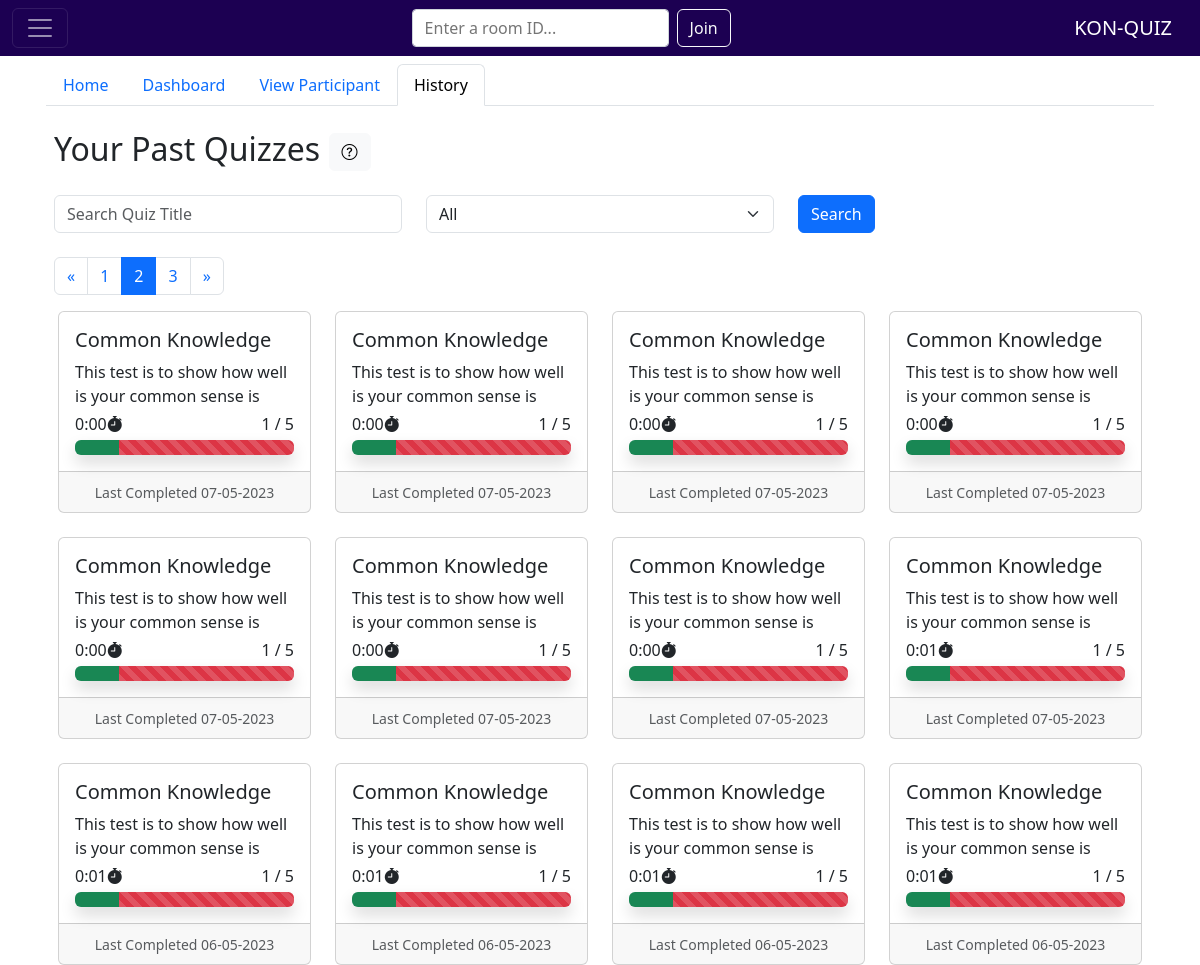
/user/view_history.php?page=2 (signed in), run on the app's committed database.
### tables this page shows
CREATE TABLE IF NOT EXISTS `session` (
  `User_ID` int NOT NULL,
  `qz_ID` int NOT NULL,
  `Total_question` int NOT NULL,
  `Correct_question` int NOT NULL,
  `Time_used` varchar(50) NOT NULL,
  `Session_ID` int NOT NULL AUTO_INCREMENT,
  `Date` varchar(50) NOT NULL,
  PRIMARY KEY (`Session_ID`)
);

CREATE TABLE IF NOT EXISTS `quiz` (
  `qz_ID` int NOT NULL AUTO_INCREMENT,
  `Title` varchar(150) NOT NULL,
  `Description` text NOT NULL,
  `User_ID` int NOT NULL,
  `Room_ID` varchar(6) DEFAULT NULL,
  PRIMARY KEY (`qz_ID`)
);

### user/view_history.php (the view, shortened to what this page needs)
<?php
    include("../conn.php");
    $id = $_SESSION['id'];
    $query = "SELECT * FROM session INNER JOIN quiz ON session.qz_ID = quiz.qz_ID where session.User_ID = $id";
    $records_per_page = 12;
    $page = isset($_GET['page']) ? (int)$_GET['page'] : 1;
    $offset = ($page - 1) * $records_per_page;
    $total_records = mysqli_num_rows(mysqli_query($con, "SELECT * FROM session INNER JOIN quiz ON session.qz_ID = quiz.qz_ID where session.User_ID = $id"));
    $total_pages = ceil($total_records / $records_per_page);
    $search = null;
    $sort = null;
    if(isset($_GET['sortBy']) && !empty($_GET['sortBy'])) {
        $sort = $_GET['sortBy'];
        if($sort == 'Oldest'){
            $query .= " ORDER BY session.Session_ID ASC";
        }else{
            $query .= " ORDER BY session.Session_ID DESC";
        }
    }else{
        $query .= " ORDER BY session.Session_ID DESC";
    }
    $query .= " LIMIT $records_per_page OFFSET $offset";
    $result = mysqli_query($con, $query);
?>
<head>
</head>
<div class="container px-3">
    <?php include('../template/nav_tabs.php') ?>
        <h2 class="px-2 my-4">Your Past Quizzes
            <button type="button" class="btn btn-light" data-bs-toggle="tooltip" data-bs-placement="right" data-bs-title="You can find all the quizzes that you done previously">
                <i class="bi bi-question-circle"></i>
            </button>
        </h2>
        <form class="row px-2 my-4" action="view_history.php">
            <div class="col">
                <input class="form-control" id="search-input" type="search" name="search" placeholder="Search Quiz Title" aria-label="Search"  value="<?php echo $search ?>">
            </div>
            <div class="col">
                <select id="select-input" name="sortBy" class="form-select" onchange="sortItem(this)">
                    <option value="All" <?php if ($sort === "All") echo "selected"; ?>>All</option>
                </select>
            </div>
            <div class="col">
                <button class="btn btn-primary">Search</button>
            </div>
        </form>
        <nav aria-label="Page navigation example">
            <ul class="pagination px-2">
                <li class="page-item">
                    <a class="page-link" href="<?php if ($page > 1){ ?>?page=<?php echo $page - 1;} ?>" aria-label="Previous">
                        <span aria-hidden="true">&laquo;</span>
                    </a>
                </li>
                <?php for ($i = 1; $i <= $total_pages; $i++): ?>
                <li class="page-item <?php echo $page === $i ? 'active' : ''; ?>">
                    <a class="page-link" href="?page=<?php echo $i; ?>"><?php echo $i; ?></a>
                </li>
                <?php endfor; ?>
                <li class="page-item">
                    <a class="page-link" href="<?php if ($page < $total_pages){ ?>?page=<?php echo $page + 1;} ?>" aria-label="Next">
                        <span aria-hidden="true">&raquo;</span>
                    </a>
                </li>
            </ul>
        </nav>
        <div class="container">
            <div class="row row-cols-1 row-cols-md-4 g-4">
                <?php
                    while($row=mysqli_fetch_array($result)) {
                ?>
                        <div class="col">
                            <div class="card quiz-card h-100">
                                <div class="card-body">
                                    <h5 class="card-title"><?php echo $row['Title'] ?></h5>
                                    <div class="card-text h-100">
                                        <?php echo $row['Description'] ?>
                                        <div class="d-flex my-1">
                                            <label><?php echo $row['Time_used']?></label>
                                            <i class="bi bi-stopwatch-fill col"></i>
                                            <label><?php echo $row['Correct_question'] ?> / <?php echo $row['Total_question'] ?></label>
                                        </div>
                                        <div class="progress shadow" style="height: 15px" role="progressbar" aria-label="Basic example" aria-valuenow="0" aria-valuemin="0" aria-valuemax="100">
                                            <div class="progress-bar bg-success" style="width:<?php echo ($row['Correct_question'] / $row['Total_question']) * 100?>%" id="cor-bar"></div>
                                            <div class="progress-bar progress-bar-striped bg-danger" style="width:<?php echo (($row['Total_question'] - $row['Correct_question']) / $row['Total_question']) * 100?>%" id="wrg-bar"></div>
                                        </div>
                                    </div>
                                </div>
                                <div class="card-footer text-center">
                                    <small class="text-body-secondary">Last Completed <?php echo $row['Date']?></small>
                                </div>
                            </div>
                        </div>
                <?php
                    }
                ?>
            </div>
        </div>
</div>

### template/navigation_member.php (style rules this page uses)
body { padding-top: 8vh; }

### data on the page
session: qz_ID.Title "Common Knowledge", qz_ID.Description "This test is to show how well is your common sense is", Time_used "0:00", Correct_question "1", Total_question "5", Date "07-05-2023"
session: qz_ID.Title "Common Knowledge", qz_ID.Description "This test is to show how well is your common sense is", Time_used "0:00", Correct_question "1", Total_question "5", Date "07-05-2023"
session: qz_ID.Title "Common Knowledge", qz_ID.Description "This test is to show how well is your common sense is", Time_used "0:00", Correct_question "1", Total_question "5", Date "07-05-2023"
session: qz_ID.Title "Common Knowledge", qz_ID.Description "This test is to show how well is your common sense is", Time_used "0:00", Correct_question "1", Total_question "5", Date "07-05-2023"
session: qz_ID.Title "Common Knowledge", qz_ID.Description "This test is to show how well is your common sense is", Time_used "0:00", Correct_question "1", Total_question "5", Date "07-05-2023"
session: qz_ID.Title "Common Knowledge", qz_ID.Description "This test is to show how well is your common sense is", Time_used "0:00", Correct_question "1", Total_question "5", Date "07-05-2023"
session: qz_ID.Title "Common Knowledge", qz_ID.Description "This test is to show how well is your common sense is", Time_used "0:00", Correct_question "1", Total_question "5", Date "07-05-2023"
session: qz_ID.Title "Common Knowledge", qz_ID.Description "This test is to show how well is your common sense is", Time_used "0:01", Correct_question "1", Total_question "5", Date "07-05-2023"
session: qz_ID.Title "Common Knowledge", qz_ID.Description "This test is to show how well is your common sense is", Time_used "0:01", Correct_question "1", Total_question "5", Date "06-05-2023"
session: qz_ID.Title "Common Knowledge", qz_ID.Description "This test is to show how well is your common sense is", Time_used "0:01", Correct_question "1", Total_question "5", Date "06-05-2023"
session: qz_ID.Title "Common Knowledge", qz_ID.Description "This test is to show how well is your common sense is", Time_used "0:01", Correct_question "1", Total_question "5", Date "06-05-2023"
session: qz_ID.Title "Common Knowledge", qz_ID.Description "This test is to show how well is your common sense is", Time_used "0:01", Correct_question "1", Total_question "5", Date "06-05-2023"
